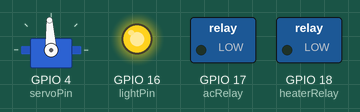
Simulated run of this sketch. Board: ESP32. Parts: servo, switched loads named in the sketch (green lamp = pin HIGH), output pins drawn as LEDs (lit = HIGH). Random numbers use the default seed unless the sketch sets one; servo pulses on a pin are drawn as a servo (544–2400 µs = 0–180°); what the sketch prints to the serial monitor is not drawn.

Above: at 1.1 s.
At 29.2 s:
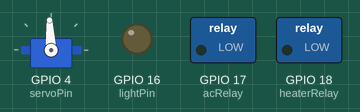
At 47.2 s:
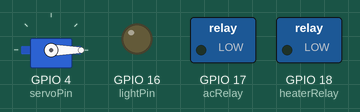
At 63.3 s:
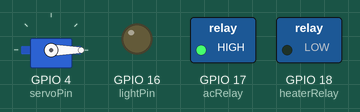
At 95.4 s:
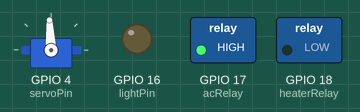
At 127.5 s:
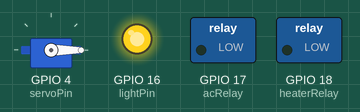
Timing chart, 0 to 130.0 s (numbered marks = the images above):
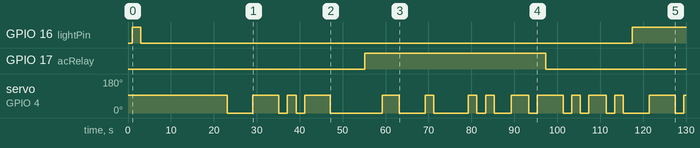

The sketch:

sketch.ino
```cpp
#include <DHT.h>

#define DHTPIN 14
#define DHTTYPE DHT22

DHT dht(DHTPIN, DHTTYPE);

// Pins
int lightPin = 16;
int acRelay = 17;
int heaterRelay = 18;

// We will simulate these instead of reading physical pins to get perfect curves,
// but we keep the pin definitions for the circuitry to stay valid.
int ldrPin = 34;
int pirPin = 13;

// Servo (PWM using LEDC)
int servoPin = 4;
int pwmChannel = 0;
int pwmFreq = 50;
int pwmResolution = 16;

// States
bool lightOn = false;
bool fanOn = false;
bool acOn = false;
bool heaterOn = false;

// ── Simulation State Machine Variables ──
int simHour = 6;     // Start at 6 AM
int simMinute = 0;
float currentTemp = 24.0;
float currentHum = 60.0;
float currentLdr = 200.0;
int currentMotion = 0;

void setup() {
  Serial.begin(115200);
  delay(1000);  // Give serial monitor time to attach

  // Initialize output pins
  pinMode(lightPin, OUTPUT);
  pinMode(acRelay, OUTPUT);
  pinMode(heaterRelay, OUTPUT);

  // Setup PWM for servo
  ledcSetup(pwmChannel, pwmFreq, pwmResolution);
  ledcAttachPin(servoPin, pwmChannel);

  dht.begin();

  // Print header on boot so the Python reader knows we're alive
  Serial.println("=== ESP32 Room Simulation Started ===");
  Serial.println("DATA_START");
}

void loop() {
  // ── 1. Update Simulated Clock ──
  // Advance time by 15 simulation minutes every loop iteration
  simMinute += 15;
  if (simMinute >= 60) {
    simHour = (simHour + 1) % 24;
    simMinute = 0;
  }

  // ── 2. Calculate Targets Based on Time ──
  float targetTemp = 25.0;
  float targetHum = 60.0;
  float targetLdr = 100.0;
  int motionProb = 10;

  // Time-based curve logic
  if (simHour >= 0 && simHour < 6) {
    targetTemp = 23.0;
    targetHum = 65.0;
    targetLdr = 50.0;
    motionProb = 2; // Sleeping
  } else if (simHour >= 6 && simHour < 9) {
    targetTemp = 26.0;
    targetHum = 55.0;
    targetLdr = 1500.0;
    motionProb = 80; // Morning rush
  } else if (simHour >= 9 && simHour < 12) {
    targetTemp = 29.0;
    targetHum = 50.0;
    targetLdr = 3000.0;
    motionProb = 30; // Day time
  } else if (simHour >= 12 && simHour < 16) {
    targetTemp = 32.5; // Peak heat
    targetHum = 40.0;
    targetLdr = 3500.0;
    motionProb = 20; // Afternoon lull
  } else if (simHour >= 16 && simHour < 19) {
    targetTemp = 29.0;
    targetHum = 50.0;
    targetLdr = 1200.0;
    motionProb = 70; // Evening return
  } else {
    targetTemp = 25.0;
    targetHum = 60.0;
    targetLdr = 200.0;
    motionProb = 40; // Night
  }

  // ── 3. Apply Smooth Trends (No Jumps!) ──
  // Slowly move current values towards targets

  // Temperature trends slowly (~0.2 degrees per step)
  if (currentTemp < targetTemp) currentTemp += 0.25;
  else if (currentTemp > targetTemp) currentTemp -= 0.25;
  currentTemp += (random(-5, 6) / 100.0); // Add tiny stochastic noise +/- 0.05

  // Humidity trends slowly
  if (currentHum < targetHum) currentHum += 0.5;
  else if (currentHum > targetHum) currentHum -= 0.5;
  currentHum += (random(-10, 11) / 10.0); // Noise +/- 1.0

  // Light transitions faster
  if (currentLdr < targetLdr) currentLdr += 150.0;
  else if (currentLdr > targetLdr) currentLdr -= 150.0;
  currentLdr += random(-20, 20); // Noise
  if (currentLdr < 0) currentLdr = 0;

  // ── 4. Apply Stochastic Probability for Motion ──
  currentMotion = (random(0, 100) < motionProb) ? 1 : 0;

  // ── 5. Control Logic ──
  acOn = (currentTemp > 30.0);
  heaterOn = (currentTemp < 22.0);
  lightOn = (currentLdr < 500);
  fanOn = (currentMotion == 1);

  // ── 6. Actuator Outputs ──
  digitalWrite(acRelay, acOn ? HIGH : LOW);
  digitalWrite(heaterRelay, heaterOn ? HIGH : LOW);
  digitalWrite(lightPin, lightOn ? HIGH : LOW);

  // Servo control (fan)
  if (fanOn) {
    ledcWrite(pwmChannel, 4915);  // ~2ms pulse → rotate
  } else {
    ledcWrite(pwmChannel, 1638);  // ~1ms pulse → stop
  }

  // ── 7. Power Calculation ──
  float totalPower = 0;
  if (acOn) totalPower += 1500;
  if (heaterOn) totalPower += 2000;
  if (fanOn) totalPower += 75;
  if (lightOn) totalPower += 60;

  float voltage = 230.0;
  float current = totalPower / voltage;

  // ── 8. JSON Serial Output ──
  // One JSON object per line — parsed by serial_reader.py
  Serial.print("{");
  Serial.print("\"time\":\"");
  if (simHour < 10) Serial.print("0");
  Serial.print(simHour); Serial.print(":");
  if (simMinute < 10) Serial.print("0");
  Serial.print(simMinute); Serial.print("\"");

  Serial.print(",\"temp\":"); Serial.print(currentTemp, 2);
  Serial.print(",\"humidity\":"); Serial.print(currentHum, 1);
  Serial.print(",\"ldr\":"); Serial.print(int(currentLdr));
  Serial.print(",\"motion\":"); Serial.print(currentMotion);
  Serial.print(",\"ac\":"); Serial.print(acOn ? 1 : 0);
  Serial.print(",\"heater\":"); Serial.print(heaterOn ? 1 : 0);
  Serial.print(",\"fan\":"); Serial.print(fanOn ? 1 : 0);
  Serial.print(",\"light\":"); Serial.print(lightOn ? 1 : 0);
  Serial.print(",\"power\":"); Serial.print(totalPower, 1);
  Serial.print(",\"current\":"); Serial.print(current, 2);
  Serial.print(",\"voltage\":"); Serial.print(voltage, 1);
  Serial.println("}");

  // Wait 2 seconds before next tick
  delay(2000);
}
```

Measured:
- by itself, GPIO 16 (lightPin): LOW → HIGH at 1.0 s, → LOW 2.0 s later, → HIGH 114 s later
- by itself, GPIO 17 (acRelay): LOW → HIGH at 55.2 s, → LOW 42.2 s later
- by itself, servo on GPIO 4 (servoPin): 93° → 0° at 23.1 s, → 93° 6.0 s later, → 0° 6.0 s later, → 93° 2.0 s later, … (28 changes in this stretch)
